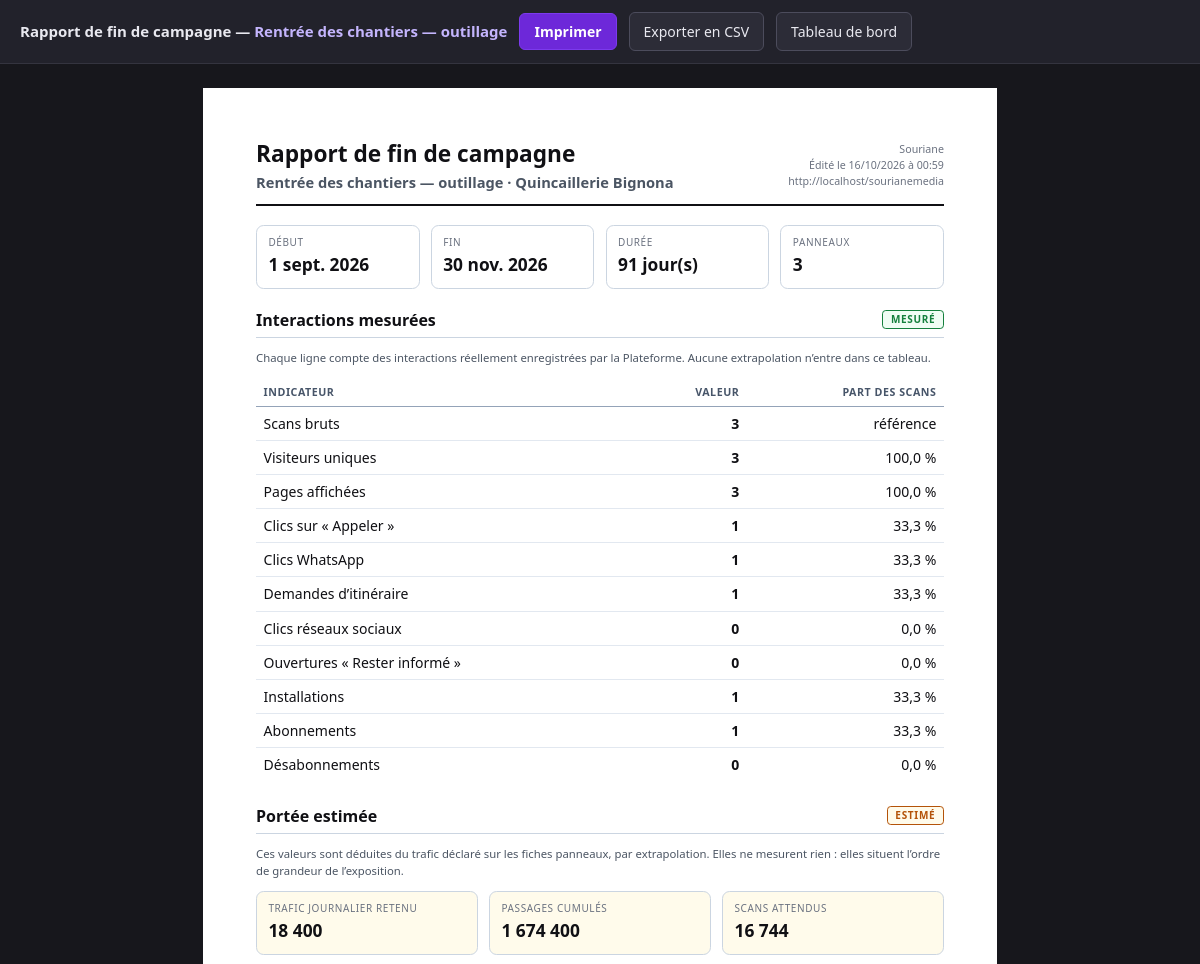
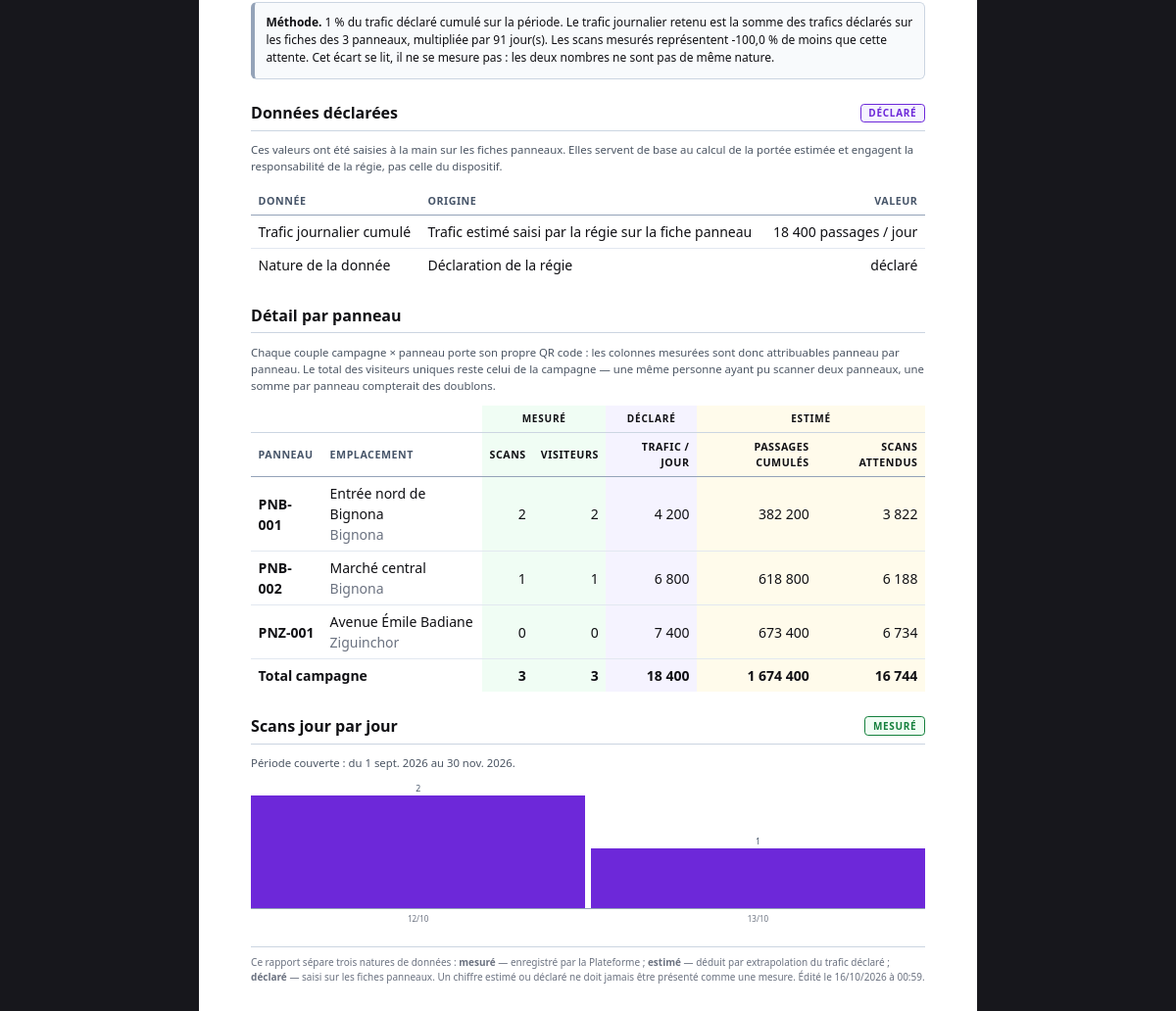
The app's page /admin/campagnes/1/rapport (signed in) with its own data (2 pictures, top to bottom).
### tables this page shows
CREATE TABLE `campagnes` (
    `id`            INT UNSIGNED NOT NULL AUTO_INCREMENT,
    `annonceur_id`  INT UNSIGNED  NOT NULL,
    `formule_id`    INT UNSIGNED  NULL,
    `nom`           VARCHAR(180)  NOT NULL,
    `date_debut`    DATE          NOT NULL,
    `date_fin`      DATE          NOT NULL,
    `prix`          DECIMAL(12,2) NOT NULL DEFAULT 0.00,
    `statut`        ENUM('brouillon','reservee','en_cours','terminee','annulee')
                    NOT NULL DEFAULT 'brouillon',
    `moyen_paiement` ENUM('aucun','wave','orange_money','especes','virement')
                    NOT NULL DEFAULT 'aucun',
    `reference_paiement` VARCHAR(120) NULL,
    `note`          TEXT          NULL,
    `cree_le`       DATETIME      NOT NULL DEFAULT CURRENT_TIMESTAMP,
    `maj_le`        DATETIME      NOT NULL DEFAULT CURRENT_TIMESTAMP ON UPDATE CURRENT_TIMESTAMP,
    PRIMARY KEY (`id`),
    KEY `idx_campagnes_statut` (`statut`),
    KEY `idx_campagnes_periode` (`date_debut`,`date_fin`),
    KEY `fk_campagnes_annonceur` (`annonceur_id`),
    KEY `fk_campagnes_formule` (`formule_id`),
    CONSTRAINT `fk_campagnes_annonceur` FOREIGN KEY (`annonceur_id`)
        REFERENCES `annonceurs` (`id`) ON DELETE CASCADE ON UPDATE CASCADE,
    CONSTRAINT `fk_campagnes_formule` FOREIGN KEY (`formule_id`)
        REFERENCES `formules` (`id`) ON DELETE SET NULL ON UPDATE CASCADE,
    CONSTRAINT `chk_campagnes_dates` CHECK (`date_fin` >= `date_debut`)
);

CREATE TABLE `annonceurs` (
    `id`            INT UNSIGNED NOT NULL AUTO_INCREMENT,
    `nom`           VARCHAR(180)  NOT NULL,
    `adresse_courte` VARCHAR(80)  NOT NULL COMMENT 'Identifiant d’URL (slug)',
    `description`   TEXT          NULL,
    `logo`          VARCHAR(255)  NULL,
    `telephone`     VARCHAR(30)   NULL,
    `whatsapp`      VARCHAR(30)   NULL,
    `email`         VARCHAR(180)  NULL,
    `adresse`       VARCHAR(255)  NULL,
    `ville`         VARCHAR(120)  NULL,
    `latitude`      DECIMAL(10,7) NULL,
    `longitude`     DECIMAL(10,7) NULL,
    `reseaux`       JSON          NULL COMMENT '{facebook,instagram,tiktok,youtube,site}',
    `horaires`      JSON          NULL COMMENT '{"lun":"08:00-18:00", ...}',
    `statut`        ENUM('actif','inactif','archive') NOT NULL DEFAULT 'actif',
    `cree_le`       DATETIME      NOT NULL DEFAULT CURRENT_TIMESTAMP,
    `maj_le`        DATETIME      NOT NULL DEFAULT CURRENT_TIMESTAMP ON UPDATE CURRENT_TIMESTAMP,
    PRIMARY KEY (`id`),
    UNIQUE KEY `uk_annonceurs_slug` (`adresse_courte`),
    KEY `idx_annonceurs_statut` (`statut`),
    KEY `idx_annonceurs_ville` (`ville`)
);

CREATE TABLE `campagne_panneaux` (
    `id`            INT UNSIGNED NOT NULL AUTO_INCREMENT,
    `campagne_id`   INT UNSIGNED  NOT NULL,
    `panneau_id`    INT UNSIGNED  NOT NULL,
    `visuel`        VARCHAR(255)  NULL,
    `date_debut`    DATE          NOT NULL,
    `date_fin`      DATE          NOT NULL,
    `prix_ligne`    DECIMAL(12,2) NOT NULL DEFAULT 0.00,
    `cree_le`       DATETIME      NOT NULL DEFAULT CURRENT_TIMESTAMP,
    PRIMARY KEY (`id`),
    UNIQUE KEY `uk_campagne_panneau` (`campagne_id`,`panneau_id`),
    KEY `idx_cp_periode` (`panneau_id`,`date_debut`,`date_fin`),
    KEY `fk_cp_campagne` (`campagne_id`),
    CONSTRAINT `fk_cp_campagne` FOREIGN KEY (`campagne_id`)
        REFERENCES `campagnes` (`id`) ON DELETE CASCADE ON UPDATE CASCADE,
    CONSTRAINT `fk_cp_panneau` FOREIGN KEY (`panneau_id`)
        REFERENCES `panneaux` (`id`) ON DELETE CASCADE ON UPDATE CASCADE,
    CONSTRAINT `chk_cp_dates` CHECK (`date_fin` >= `date_debut`)
);

CREATE TABLE `panneaux` (
    `id`            INT UNSIGNED NOT NULL AUTO_INCREMENT,
    `reference`     VARCHAR(60)   NOT NULL COMMENT 'Référence interne unique',
    `libelle`       VARCHAR(180)  NOT NULL,
    `adresse`       VARCHAR(255)  NULL,
    `ville`         VARCHAR(120)  NULL,
    `latitude`      DECIMAL(10,7) NULL,
    `longitude`     DECIMAL(10,7) NULL,
    `format`        VARCHAR(50)   NULL COMMENT '4x3, 8x3, abribus, mobilier urbain…',
    `faces`         TINYINT UNSIGNED NOT NULL DEFAULT 1,
    `trafic_estime` INT UNSIGNED  NULL COMMENT 'Passages estimés par jour',
    `tarif`         DECIMAL(12,2) NULL COMMENT 'Tarif de référence par période',
    `statut`        ENUM('disponible','reserve','occupe','maintenance','archive')
                    NOT NULL DEFAULT 'disponible',
    `photo`         VARCHAR(255)  NULL,
    `photo_date`    DATE          NULL COMMENT 'Date de prise de la photo (EF-A03)',
    `cree_le`       DATETIME      NOT NULL DEFAULT CURRENT_TIMESTAMP,
    `maj_le`        DATETIME      NOT NULL DEFAULT CURRENT_TIMESTAMP ON UPDATE CURRENT_TIMESTAMP,
    PRIMARY KEY (`id`),
    UNIQUE KEY `uk_panneaux_reference` (`reference`),
    KEY `idx_panneaux_statut` (`statut`),
    KEY `idx_panneaux_ville` (`ville`),
    KEY `idx_panneaux_format` (`format`)
);

### app/views/admin/rapport-campagne.php (the view, shortened to what the rows shown need)
<!DOCTYPE html>
<html lang="fr">
<head>
</head>
<body>
<div class="barre-outils">
    <div class="barre-outils__titre">
        Rapport de fin de campagne — <span><?= e((string) ($campagne['nom'] ?? '')) ?></span>
    </div>
</div>
<div class="feuille">
    <div class="feuille__entete">
        <div>
            <h1 class="feuille__titre">Rapport de fin de campagne</h1>
            <p class="feuille__sous-titre">
                <?= e((string) ($campagne['nom'] ?? '')) ?>
                <?php if (!empty($campagne['annonceur_nom'])): ?>
                    · <?= e((string) $campagne['annonceur_nom']) ?>
                <?php endif; ?>
            </p>
        </div>
    </div>
    <div class="feuille__reperes">
        <div class="repere">
            <div class="repere__etiquette">Début</div>
            <div class="repere__valeur"><?= e(date_fr((string) ($campagne['date_debut'] ?? ''))) ?></div>
        </div>
        <div class="repere">
            <div class="repere__etiquette">Fin</div>
            <div class="repere__valeur"><?= e(date_fr((string) ($campagne['date_fin'] ?? ''))) ?></div>
        </div>
    </div>
    <div class="section">
        <div class="section__entete">
            <h2 class="section__titre">Interactions mesurées</h2>
        </div>
        <table>
            <thead>
                <tr>
                    <th>Indicateur</th>
                    <th class="nombre">Valeur</th>
                    <th class="nombre">Part des scans</th>
                </tr>
            </thead>
        </table>
    </div>
    <div class="section">
        <div class="section__entete">
            <h2 class="section__titre">Portée estimée</h2>
        </div>
    </div>
    <div class="section">
        <div class="section__entete">
            <h2 class="section__titre">Données déclarées</h2>
        </div>
        <table>
            <thead>
                <tr>
                    <th>Donnée</th>
                    <th>Origine</th>
                    <th class="nombre">Valeur</th>
                </tr>
            </thead>
        </table>
    </div>
    <div class="section">
        <div class="section__entete">
            <h2 class="section__titre">Détail par panneau</h2>
        </div>
        <table>
            <thead>
                <tr class="groupe-entete">
                    <th colspan="2"></th>
                    <th colspan="2" class="col-mesure">Mesuré</th>
                    <th class="col-declare">Déclaré</th>
                    <th colspan="2" class="col-estime">Estimé</th>
                </tr>
                <tr>
                    <th>Panneau</th>
                    <th>Emplacement</th>
                    <th class="nombre col-mesure">Scans</th>
                    <th class="nombre col-mesure">Visiteurs</th>
                    <th class="nombre col-declare">Trafic / jour</th>
                    <th class="nombre col-estime">Passages cumulés</th>
                    <th class="nombre col-estime">Scans attendus</th>
                </tr>
            </thead>
            <tbody>
                <?php if ($panneaux === []): ?>
                    <tr>
                        <td colspan="7">Aucun panneau n’est rattaché à cette campagne.</td>
                    </tr>
                <?php else: ?>
                    <?php foreach ($panneaux as $p): ?>
                        <tr>
                            <td><strong><?= e((string) $p['reference']) ?></strong></td>
                            <td>
                                <?= e((string) $p['libelle']) ?>
                                <?php if ($p['ville'] !== ''): ?>
                                    <br><span style="color:#6b7280"><?= e((string) $p['ville']) ?></span>
                                <?php endif; ?>
                            </td>
                            <td class="nombre col-mesure"><?= e(number_format((float) $p['scans'], 0, ',', ' ')) ?></td>
                            <td class="nombre col-mesure"><?= e(number_format((float) $p['visiteurs'], 0, ',', ' ')) ?></td>
                            <td class="nombre col-declare"><?= e(number_format((float) $p['trafic_declare'], 0, ',', ' ')) ?></td>
                            <td class="nombre col-estime"><?= e(number_format((float) $p['passages_estimes'], 0, ',', ' ')) ?></td>
                            <td class="nombre col-estime"><?= e(number_format((float) $p['scans_attendus'], 0, ',', ' ')) ?></td>
                        </tr>
                    <?php endforeach; ?>
                <?php endif; ?>
            </tbody>
        </table>
    </div>
    <?php if ($serie !== []): ?>
        <?php
        $maxJour = 1;
        foreach ($serie as $jour) {
            $maxJour = max($maxJour, (int) $jour['scans']);
        }
        ?>
        <div class="section">
            <div class="section__entete">
                <h2 class="section__titre">Scans jour par jour</h2>
                <?= etiquette_nature('mesure') ?>
            </div>
            <p class="section__note">
                Période couverte : du <?= e(date_fr((string) ($campagne['date_debut'] ?? ''))) ?>
                au <?= e(date_fr((string) ($campagne['date_fin'] ?? ''))) ?>.
            </p>
            <div style="display:flex;align-items:flex-end;gap:1.5mm;height:34mm;border-bottom:.4pt solid #94a3b8">
                <?php foreach ($serie as $jour): ?>
                    <?php $hauteur = max(1.0, round((int) $jour['scans'] / $maxJour * 32, 1)); ?>
                    <div style="flex:1;display:flex;flex-direction:column;align-items:center;justify-content:flex-end;height:100%">
                        <span style="font-size:6.5pt;color:#475569"><?= e((string) (int) $jour['scans']) ?></span>
                        <div style="width:100%;height:<?= e((string) $hauteur) ?>mm;background:#6d28d9"></div>
                    </div>
                <?php endforeach; ?>
            </div>
            <div style="display:flex;gap:1.5mm;margin-top:1mm">
                <?php foreach ($serie as $jour): ?>
                    <div style="flex:1;text-align:center;font-size:6pt;color:#6b7280">
                        <?= e(date('d/m', (int) strtotime((string) $jour['jour']))) ?>
                    </div>
                <?php endforeach; ?>
            </div>
        </div>
    <?php endif; ?>
</div>
</body>
</html>

### records on screen
campagnes: nom "Rentrée des chantiers — outillage", annonceur.nom "Quincaillerie Bignona", date_debut "1 sept. 2026", date_fin "30 nov. 2026"
campagne_panneaux: panneau.reference "PNB-001", panneau.libelle "Entrée nord de Bignona", panneau.ville "Bignona", scans "2", visiteurs "2", panneau.trafic_estime "4 200", passages_estimes "382 200", scans_attendus "3 822"
campagne_panneaux: panneau.reference "PNB-002", panneau.libelle "Marché central", panneau.ville "Bignona", campagne "1", panneau.trafic_estime "6 800", passages_estimes "618 800", scans_attendus "6 188"
campagne_panneaux: panneau.reference "PNZ-001", panneau.libelle "Avenue Émile Badiane", panneau.ville "Ziguinchor", scans "0", visiteurs "0", panneau.trafic_estime "7 400", passages_estimes "673 400", scans_attendus "6 734"

### other values on screen
APP_NAME "Souriane"
$edite "16/10/2026 à 00:59"
BASE_URL "http://localhost/sourianemedia"
$duree "91"
$nbPanneaux "3"
$libelles[$nature] "MESURÉ ESTIMÉ DÉCLARÉ MESURÉ"
$indicateur['libelle'] "Scans bruts"
$valeur "3"
$indicateur['libelle'] "Visiteurs uniques"
pourcent($valeur / $scansRef * 100, 1) "100,0 %"
$indicateur['libelle'] "Pages affichées"
$indicateur['libelle'] "Clics sur « Appeler »"
$valeur "1"
pourcent($valeur / $scansRef * 100, 1) "33,3 %"
$indicateur['libelle'] "Clics WhatsApp"
